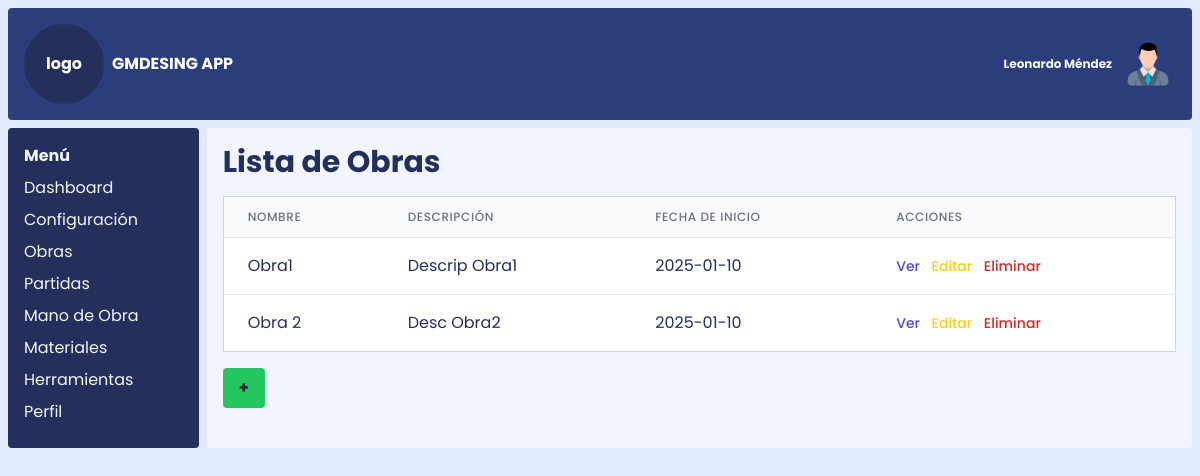
Page /obras on the earlier database version.
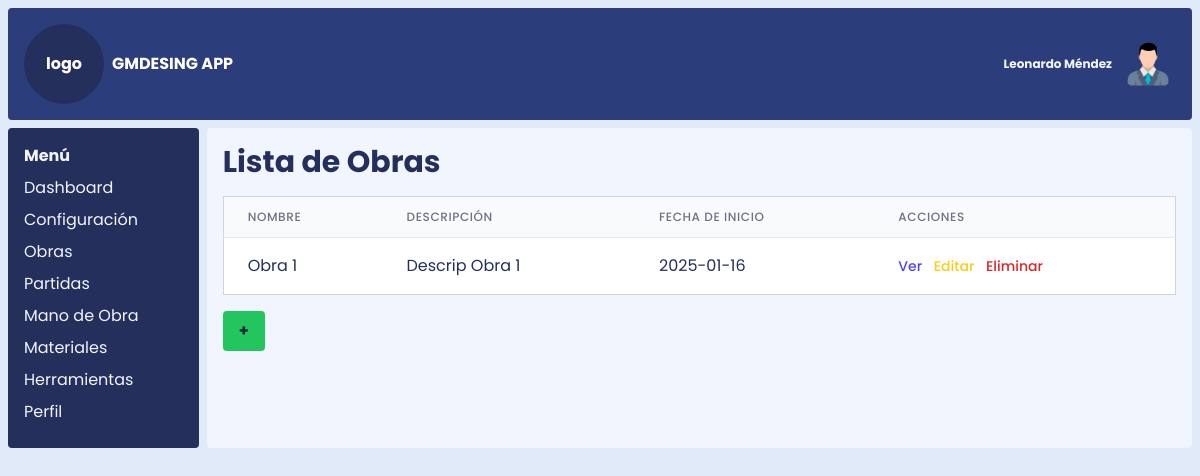
Same page on the later database version.
### models.py (models this page shows)
class Obra(db.Model):
    __tablename__ = 'obra'
    id_obra = db.Column(db.Integer, primary_key=True)
    nombre_obra = db.Column(db.String(100), nullable=False)
    descripcion_obra = db.Column(db.Text)
    cliente_nombre = db.Column(db.String(100))
    fecha_inicio = db.Column(db.Date)
    gastos_administrativos = db.Column(db.Date)
    partidas = db.relationship('ObraPartida', back_populates='obra', lazy='dynamic')  # Relación con Partidas

### app.py (the view)
@app.route('/obras')
def index():
    obras = Obra.query.all()
    headers = ['Nombre', 'Descripción', 'Fecha de Inicio']
    return render_template('listar_obras.html', headers=headers, obras=obras, datos=datos)

### templates/listar_obras.html (shortened to what this page needs)
{% extends 'index.html' %}
{% import 'componentes/tabla.html' as macros %}
{% block content %}
    <h1 class="text-3xl font-bold mb-4">Lista de Obras</h1>
    {% if obras %}
        {% set rows = [] %}
        {% for obra in obras %}
            {% set row = (obra.nombre_obra, obra.descripcion_obra, obra.fecha_inicio) %}
            {% set action = {
                'ver': url_for('ver_obra', id_obra=obra.id_obra),
                'editar': url_for('editar_obra', id_obra=obra.id_obra),
                'eliminar': url_for('eliminar_obra', id_obra=obra.id_obra),
                'id': obra.id_obra,
                'nombre': obra.nombre_obra
            } %}
            {% set _ = rows.append((row, action)) %}
        {% endfor %}
        {{ macros.render_table(headers, rows) }}
    {% else %}
        <p class="text-gray-600">No hay obras registradas.</p>
    {% endif %}
    <a href="{{ url_for('crear_obra') }}" class="bg-green-500 hover:bg-green-700 text-slate-800 font-bold py-2 px-4 rounded mt-4 inline-block">+</a>
{% endblock %}

### templates/componentes/tabla.html (shortened to what this page needs)
{% macro render_table(headers, rows) %}
<div class="overflow-x-auto">
    <table class="min-w-full divide-y divide-gray-200 border border-gray-300">
        <thead class="bg-gray-50">
            <tr>
                {% for header in headers %}
                <th scope="col" class="px-6 py-3 text-left text-xs font-medium text-gray-500 uppercase tracking-wider">
                    {{ header }}
                </th>
                {% endfor %}
                <th scope="col" class="px-6 py-3 relative text-left text-xs font-medium text-gray-500 uppercase tracking-wider">
                    Acciones
                </th>
            </tr>
        </thead>
        <tbody class="bg-white divide-y divide-gray-200">
            {% for row, action in rows %}
            <tr>
                {% for item in row %}
                <td class="px-6 py-4 whitespace-nowrap">{{ item }}</td>
                {% endfor %}
                <td class="px-6 py-4 whitespace-nowrap text-left text-sm font-medium">
                    {% if action.ver %}
                        <a href="{{ action.ver }}" class="text-indigo-600 hover:text-indigo-900 mr-2">Ver</a>
                    {% endif %}
                    <a href="{{ action.editar }}" class="text-yellow-400 hover:text-yellow-600 mr-2">Editar</a>
                    <button type="button" class="text-red-600 hover:text-red-900" data-bs-toggle="modal"
                        data-bs-target="#confirmDeleteModal" onclick="openModal('{{ action.id }}', '{{ action.nombre }}', '{{ action.eliminar }}')">Eliminar</button>
                </td>
            </tr>
            {% endfor %}
        </tbody>
    </table>
</div>
{% endmacro %}

Differences in the rows shown:
removed Obra: nombre_obra "Obra1", descripcion_obra "Descrip Obra1", fecha_inicio "2025-01-10"
removed Obra: nombre_obra "Obra 2", descripcion_obra "Desc Obra2", fecha_inicio "2025-01-10"
added Obra: nombre_obra "Obra 1", descripcion_obra "Descrip Obra 1", fecha_inicio "2025-01-16"
Other differences:
list line gone: "Ver Editar Eliminar"
